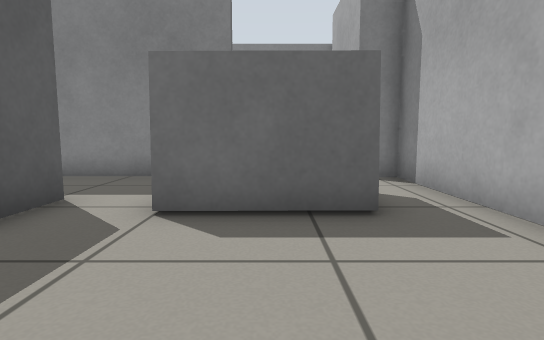
view 1 (above)

16 first-person views from a walk through a Gazebo world. The camera is 0.5 m above the floor, tilts 6° down and sees 80° across. The floor is counted in squares, 0.5 m on a side. Each view is taken from the middle of a square. On the plan, view 1 faces up. The plan holds only what a view shows up to about 12 squares ahead; the rest is blank.

view 2
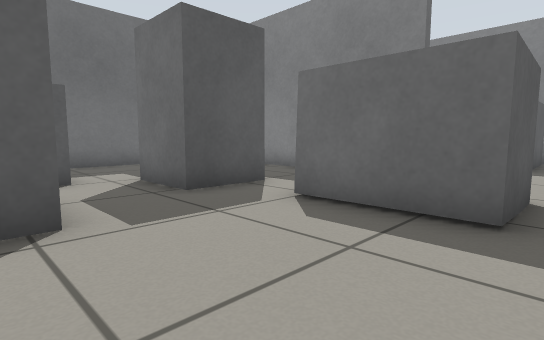

view 3
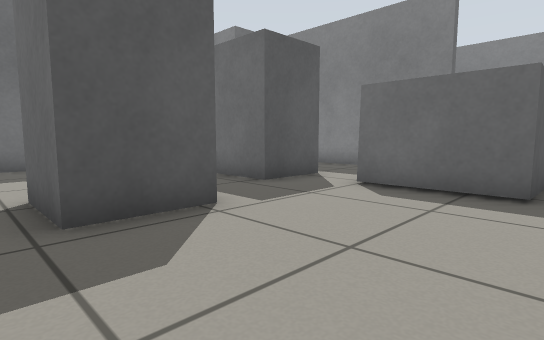

view 4
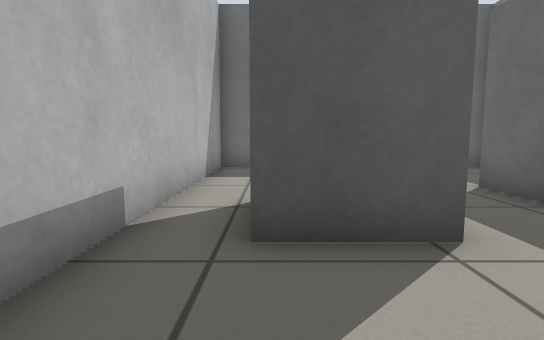

view 5
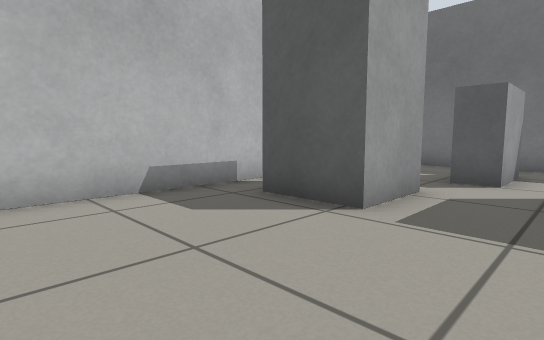

view 6
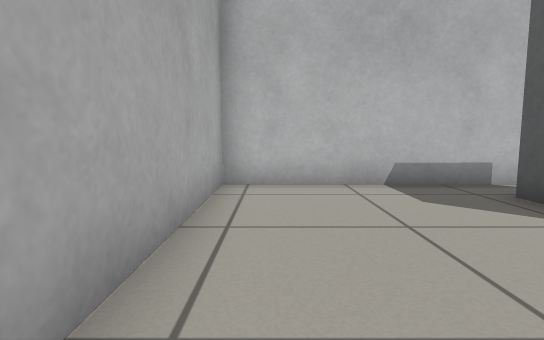

view 7
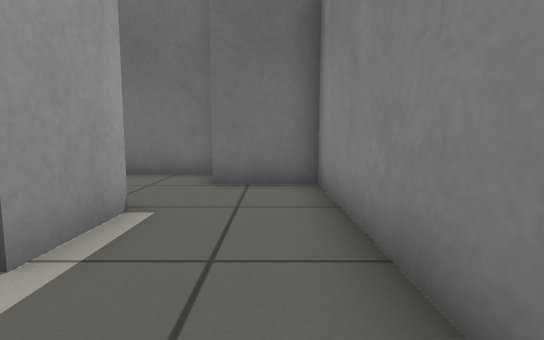

view 8
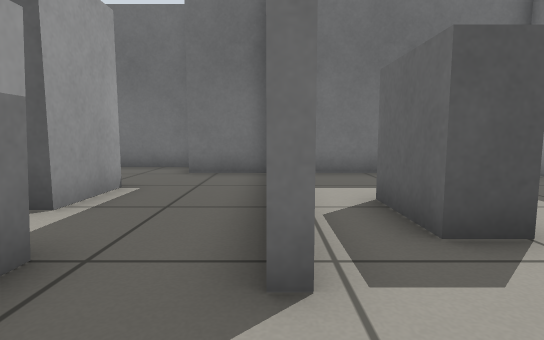

view 9
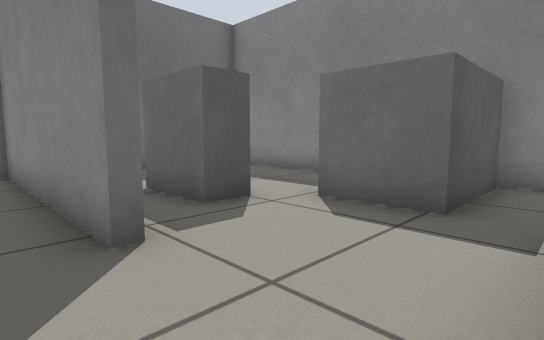

view 10
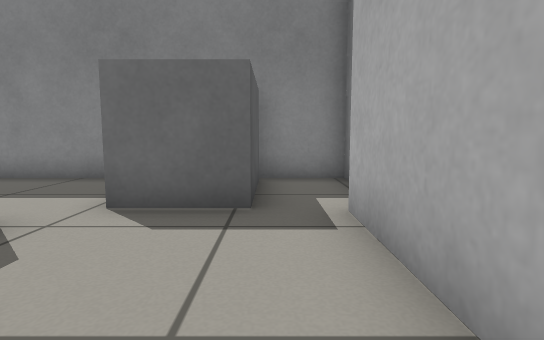

view 11
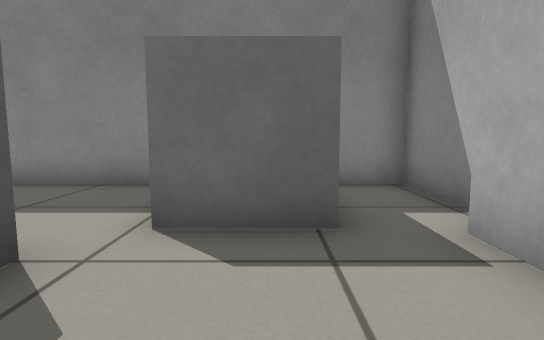

view 12
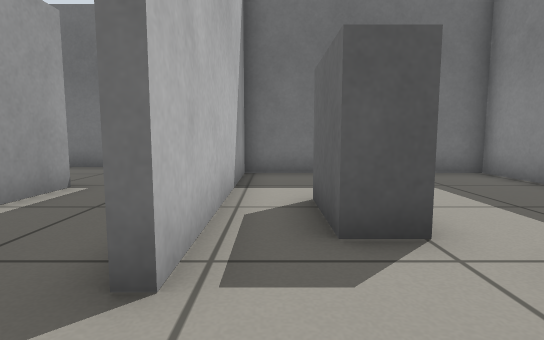

view 13
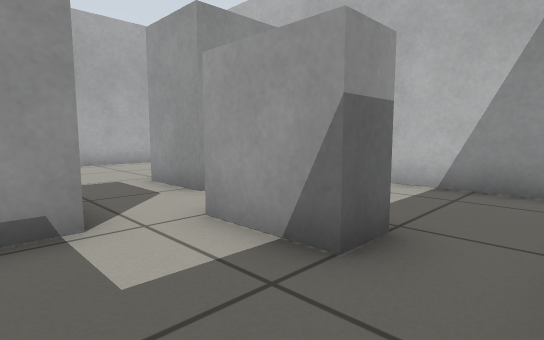

view 14
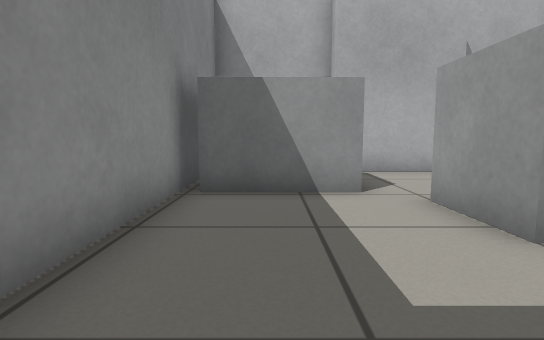

view 15
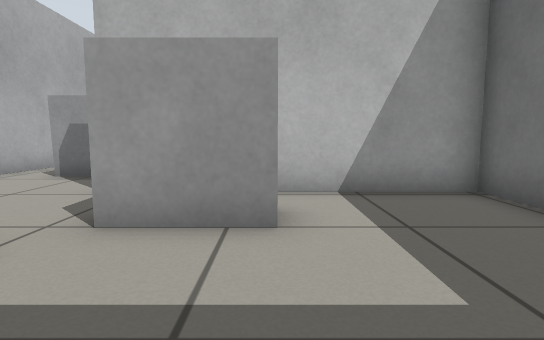

view 16
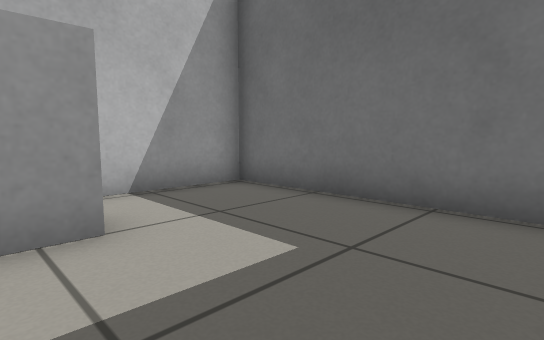

### Floor plan
Points are (right, up) in squares from view 1. A wall is a line through its corners. A room is listed if a view was taken in it or the views show most of it. See-through windows are left out.
Room 1 (views 1, 2, 3, 4, 5, 6, 7, 8, 9, 10, 11, 13)
walls: (-1, 8.3) (-1, 8) (-7.7, 8) (-7.7, 5.8); (-9.4, 5.8) (-9.4, -2.6) (3, -2.6) (3, 7.8)
ways out: opening at (0.5, 8) to room 2
objects: grey box (-7, 1) to (-6, 1); grey box (-5, 3) to (-4, 5); grey box (-4, -1) to (-2, 1); grey box (-1, 4) to (1, 6)
Room 2 (views 12, 14, 15, 16)
walls: (2.7, 12.4) (2.7, 14.7) (-7.7, 14.7) (-7.7, 8.3) (-1, 8.3); (2, 8.1) (2, 11.4)
ways out: opening at (0.5, 8) to room 1
objects: grey box (-4, 10) to (-2, 10); grey box (-1, 12) to (0, 14)

Where each view was taken, in squares from view 1:
view 1: 0 up, 0 right, facing up
view 2: 0 up, 2 right, facing up-left
view 3: 2 down, 2 right, facing up-left
view 4: 1 down, 1 right, facing left
view 5: 3 up, 2 right, facing down-left
view 6: 4 up, 2 right, facing down
view 7: 7 up, 1 left, facing left
view 8: 8 up, 1 right, facing left
view 9: 7 up, 2 right, facing up-left
view 10: 7 up, 1 right, facing up
view 11: 8 up, 0 right, facing up
view 12: 9 up, 1 right, facing left
view 13: 4 up, 9 left, facing down-right
view 14: 13 up, 7 left, facing right
view 15: 14 up, 4 left, facing down
view 16: 14 up, 3 left, facing down-left
